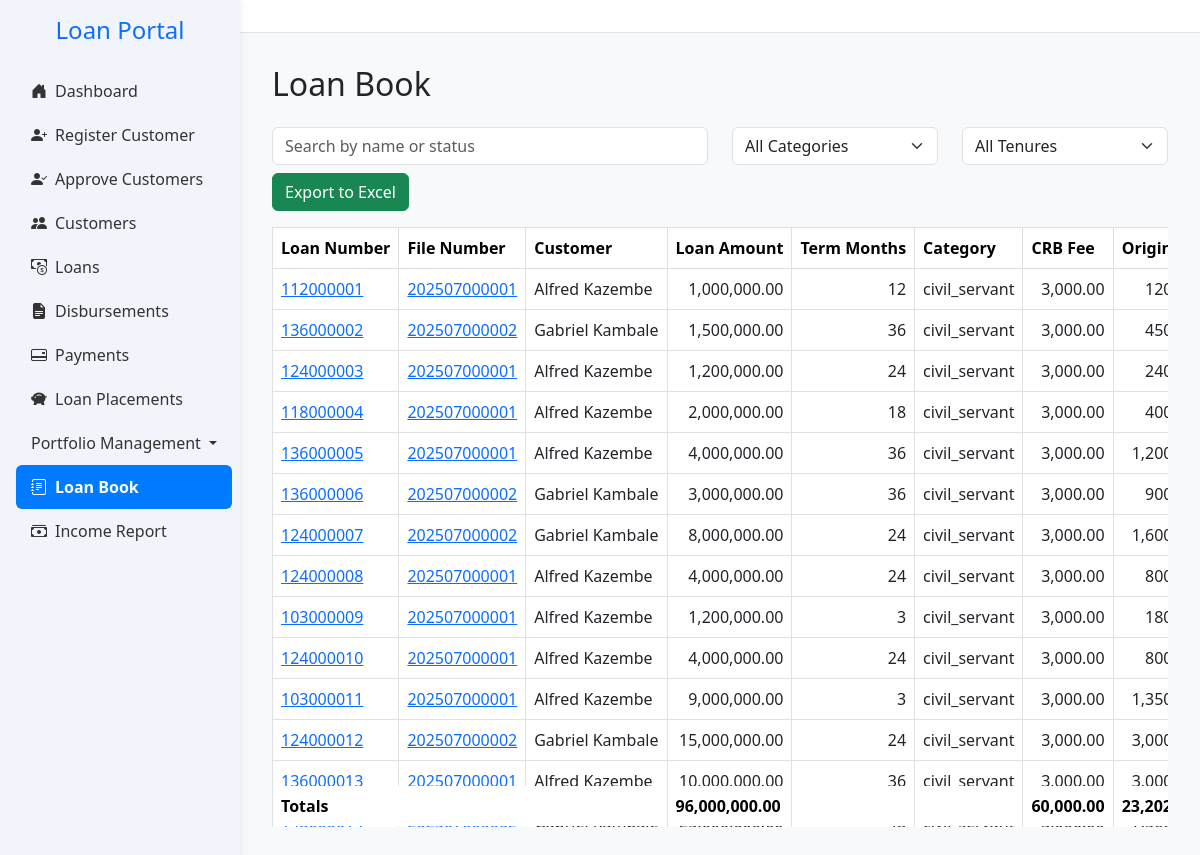
The page /loanbook on the database its author committed.
### app.py (models this page shows, shortened)
class LoanApplication(db.Model):
    __tablename__ = 'loan_applications'
    __table_args__ = (
        db.UniqueConstraint('loan_number', name='uq_loan_applications_loan_number'),
        db.Index('ix_loan_applications_created_at', 'created_at'),
        db.Index('ix_loan_applications_region_category', 'region', 'category'),
        db.Index('idx_loan_applications_loan_number', 'loan_number'),
        db.Index('idx_loan_applications_customer_id', 'customer_id'),
        db.Index('idx_loan_applications_agent_id', 'agent_id'),
    )
    id = db.Column(db.Integer, primary_key=True)
    customer_id = db.Column(db.Integer, db.ForeignKey('customers.id'), nullable=False)
    loan_amount = db.Column(db.Float,nullable=False, default=0.0)
    status = db.Column(db.String(20), default='pending')
    created_at = db.Column(db.DateTime, default=datetime.utcnow)
    term_months = db.Column(db.Integer)
    monthly_instalment = db.Column(db.Float)
    total_repayment = db.Column(db.Float)
    effective_rate = db.Column(db.Float)
    category = db.Column(db.String(50))
    region = db.Column(db.String(50))
    loan_category = db.Column(db.Integer, nullable=False)
    disbursed = db.Column(db.Boolean, default=False)
    disbursed_bank = db.Column(db.String(100))
    crb_fees = db.Column(db.Float, default=3000)
    origination_fees = db.Column(db.Float)
    insurance_fees = db.Column(db.Float)
    total_fees = db.Column(db.Float)
    collection_fees = db.Column(db.Float)
    schedule_id = db.Column(
    db.Integer,
    db.ForeignKey('repayment_schedules.id', use_alter=True, name='fk_schedule_id'),
    nullable=True
    )
    loan_number = db.Column(db.String(20), nullable=True, unique=True)
    file_number = db.Column(db.String(50))
    date_created = db.Column(db.DateTime, default=datetime.utcnow)
    disbursement_date = db.Column(db.Date, nullable=True)
    cash_to_client = db.Column(db.Float,nullable=False, default=0.0)
    top_up_interest = db.Column(db.Float, default=0.0)
    settlement_interest = db.Column(db.Float, default=0.0)
    closure_type = db.Column(db.String(20))  # 'settlement' or 'topup'
    closure_date = db.Column(db.DateTime)
    top_up_of = db.Column(db.Integer, db.ForeignKey('loan_applications.id'), nullable=True)
    application_status = db.Column(db.String(20), nullable=False, default='pending')
    loan_state = db.Column(db.String(20), nullable=False, default='active')
    performance_status = db.Column(db.String(20), nullable=False, default='performing')
    top_up_balance = db.Column(db.Float, default=0.0)
    settlement_balance = db.Column(db.Float, default=0.0)
    current_balance = db.Column(db.Float, default=0.0)
    settlement_type = Column(Enum(SettlementTypeEnum), nullable=True)
    settling_institution = Column(String(255), nullable=True)  # only if third_party
    settlement_reason = db.Column(db.String(255), nullable=True)
    vote_id = db.Column(db.Integer, db.ForeignKey('votes.id'))
    outstanding_fees = db.Column(db.Float, default=0.0)
    pricing_version = db.Column(db.Integer, default=1)
    applied_interest_rate = db.Column(db.Float)
    applied_collection_fee = db.Column(db.Float)
    written_off_amount = db.Column(db.Float, default=0.0)
    insurance_settlement_amount = db.Column(db.Float, default=0.0)
    agent_id = db.Column(db.Integer, db.ForeignKey('agents.id'), nullable=True)
    parent_loan_id = db.Column(
        db.Integer,
        db.ForeignKey('loan_applications.id'),
        nullable=True
    )
    vote = db.relationship('Vote', backref='loan_applications')
    documents = db.relationship("Document", back_populates="loan", lazy=True)
    topups = db.relationship(
        'LoanApplication',
        foreign_keys=[parent_loan_id],  # 👈 Specify which foreign key to use
        backref=db.backref('parent_loan', remote_side=[id]),
        cascade='all, delete-orphan'
    )
    agent = db.relationship("Agent", backref="loan_applications", foreign_keys=[agent_id])
    payments = db.relationship('Payment', back_populates='loan', cascade='all, delete-orphan')
    customer = db.relationship('Customer', back_populates='loans')
    repayment_schedules = db.relationship(
        'RepaymentSchedule',
        back_populates='loan',
        cascade='all, delete-orphan',
        foreign_keys='RepaymentSchedule.loan_id'
        )
    from datetime import datetime
    from dateutil.relativedelta import relativedelta   # already using
    import calendar

class Customer(db.Model):
    __tablename__ = 'customers'
    __table_args__ = (
        db.UniqueConstraint('national_id', name='uq_customers_national_id'),
        db.UniqueConstraint('file_number', name='uq_customers_file_number'),
        db.UniqueConstraint('employment_number', name='uq_customers_employment_number'),
        db.Index('idx_customers_national_id', 'national_id'),
        db.Index('idx_customers_file_number', 'file_number'),
        db.Index('idx_customers_employment_number', 'employment_number'),
        db.Index('idx_customers_agent_id', 'agent_id'),
    )
    id = db.Column(db.Integer, primary_key=True)
    national_id = db.Column(db.String(20), unique=True, nullable=False)
    first_name = db.Column(db.String(100), nullable=False)
    last_name = db.Column(db.String(100), nullable=False)
    gender = db.Column(db.String(10))
    dob = db.Column(db.String(20))
    title = db.Column(db.String(20))
    email = db.Column(db.String(100), nullable=False)
    contact = db.Column(db.String(20))
    address = db.Column(db.String(255))
    next_of_kin_name = db.Column(db.String(20),nullable=False)
    next_of_kin_relationship = db.Column(db.String(20),nullable=False)
    next_of_kin_contact = db.Column(db.String(20))
    employer = db.Column(db.String(100), nullable=False)
    job_title = db.Column(db.String(100))
    salary = db.Column(db.Float)
    service_length = db.Column(db.String(50))
    bank_name = db.Column(db.String(100))
    bank_account = db.Column(db.String(20), nullable=False)
    salary_deposited = db.Column(db.String(10))
    district = db.Column(db.String(100))
    region = db.Column(db.String(100))
    amount_requested = db.Column(db.Float)
    status = db.Column(db.String(20), default='pending')
    is_approved_for_creation = db.Column(db.Boolean, default=False)
    maker_id = db.Column(db.Integer, nullable=False)
    checker_id = db.Column(db.Integer)
    is_approved_for_deletion = db.Column(db.Boolean, default=False)
    file_number = db.Column(db.String(20))
    created_at = db.Column(db.DateTime, default=datetime.utcnow)
    date_joined = db.Column(db.Date, nullable=True, index=True)
    is_voluntary_retirement_candidate = db.Column(db.Boolean, default=False)
    agent_id = db.Column(db.Integer, db.ForeignKey('agents.id'), nullable=True)
    employment_number = db.Column(db.String(20), unique=True, nullable=True)
    loans = db.relationship('LoanApplication', back_populates='customer')
    agent = db.relationship('Agent', back_populates='customers')
    customer_documents = db.relationship("Document", back_populates="customer", lazy=True)
    @property
    def is_voluntary_retirement_candidate(self):
        return self.years_in_service is not None and self.years_in_service >= 20

### app.py (the view, shortened to what this page needs)
@app.route('/loanbook')
def loanbook():
    try:
        page = int(request.args.get("page", 1))
        per_page = 1000
        ajax = request.args.get("ajax") == "true"
        loans_query = LoanApplication.query \
            .join(Customer, LoanApplication.customer_id == Customer.id) \
            .options(joinedload(LoanApplication.payments).joinedload(Payment.allocations))
        all_loans = loans_query.all()
        def calculate_capitalized_amount(loan_amount, config):
            try:
                origination = loan_amount * config.get('origination', 0)
                insurance = loan_amount * config.get('insurance', 0)
                crb = config.get('crb', 0)
                return round(loan_amount + origination + insurance + crb, 2)
            except Exception:
                return loan_amount
        def calculate_balances(loan):
            config = get_pricing_config(loan.category, loan.term_months, loan)
            if not config:
                return {}
            capitalized = calculate_capitalized_amount(loan.loan_amount or 0, config)
            monthly_rate = config.get('rate', 0)
            term = loan.term_months or 0
            if monthly_rate > 0 and term > 0:
                factor = (monthly_rate * (1 + monthly_rate) ** term) / ((1 + monthly_rate) ** term - 1)
                annuity = capitalized * factor
            else:
                annuity = 0
            payments = sorted(loan.payments, key=lambda p: p.created_at)
            remaining_balance = capitalized
            payments_made = 0
            for p in payments:
                for allocation in p.allocations:
                    if allocation.principal:
                        remaining_balance -= allocation.principal
                        remaining_balance = max(remaining_balance, 0)
                        payments_made += 1
            current_balance = round(remaining_balance, 2)
            remaining_term = max(term - payments_made, 0)
            def projected_interest(months_ahead):
                temp_balance = current_balance
                total_interest = 0.0
                for _ in range(min(months_ahead, remaining_term)):
                    if temp_balance <= 0:
                        break
                    interest = temp_balance * monthly_rate
                    principal = annuity - interest
                    principal = min(principal, temp_balance)
                    total_interest += interest
                    temp_balance -= principal
                return round(total_interest, 2)
            if loan.status == 'closed' and loan.loan_state == 'settled_client':
                return {
                    'capitalized_amount': capitalized,
                    'current_balance': 0.0,
                    'top_up_balance': 0.0,
                    'settlement_balance': 0.0,
                    'top_up_interest': 0.0,
                    'settlement_interest': 0.0,
                }
            return {
                'capitalized_amount': capitalized,
                'current_balance': current_balance,
                'top_up_balance': round(current_balance + projected_interest(3), 2),
                'settlement_balance': round(current_balance + projected_interest(6), 2),
                'top_up_interest': projected_interest(3),
                'settlement_interest': projected_interest(6),
            }
        processed_loans = []
        for loan in all_loans:
            customer = loan.customer
            balances = calculate_balances(loan)
            processed_loans.append({
                'customer': {
                    'first_name': customer.first_name,
                    'last_name': customer.last_name,
                    'file_number': customer.file_number
                },
                'loan': {
                    'loan_number': loan.loan_number,
                    'amount': loan.loan_amount or 0,
                    'term': loan.term_months,
                    'category': loan.category,
                    'monthly_instalment': loan.monthly_instalment,
                    'total_repayment': loan.total_repayment,
                    'balance': balances.get('current_balance', 0.0),
                    'disbursed': loan.disbursed,
                    'collection_fee': (loan.loan_amount or 0) * get_pricing_config(loan.category, loan.term_months, loan).get('collection', 0)
                },
                'fees': {
                    'crb': get_pricing_config(loan.category, loan.term_months, loan).get('crb', 0),
                    'origination': (loan.loan_amount or 0) * get_pricing_config(loan.category, loan.term_months, loan).get('origination', 0),
                    'insurance': (loan.loan_amount or 0) * get_pricing_config(loan.category, loan.term_months, loan).get('insurance', 0),
                    'total': (
                        get_pricing_config(loan.category, loan.term_months, loan).get('crb', 0)
                        + (loan.loan_amount or 0) * get_pricing_config(loan.category, loan.term_months, loan).get('origination', 0)
                        + (loan.loan_amount or 0) * get_pricing_config(loan.category, loan.term_months, loan).get('insurance', 0)
                    )
                },
                'balances': balances
            })
        total_loans = len(processed_loans)
        start = (page - 1) * per_page
        end = start + per_page
        paginated_loans = processed_loans[start:end]
        has_next = end < total_loans
        totals = {
            "loan_amount": sum(loan["loan"]["amount"] or 0 for loan in processed_loans),
            "crb_fees": sum(loan["fees"]["crb"] or 0 for loan in processed_loans),
            "origination_fees": sum(loan["fees"]["origination"] or 0 for loan in processed_loans),
            "insurance_fees": sum(loan["fees"]["insurance"] or 0 for loan in processed_loans),
            "total_fees": sum(loan["fees"]["total"] or 0 for loan in processed_loans),
            "collection_fees": sum(
                loan["loan"]["collection_fee"] * (loan["loan"]["term"] or 0)
                for loan in processed_loans
            ),
            "total_balance": sum(loan["loan"]["balance"] or 0 for loan in processed_loans),
            "monthly_instalment": sum(loan["loan"]["monthly_instalment"] or 0 for loan in processed_loans),
            "total_repayment": sum(loan["loan"]["total_repayment"] or 0 for loan in processed_loans)
        }
        return render_template(
            'loanbook.html',
            loans=paginated_loans,
            page=page,
            has_next=has_next,
            loan_categories={loan['loan']['category'] for loan in processed_loans if loan['loan']['category']},
            loan_tenures=sorted({loan['loan']['term'] for loan in processed_loans if loan['loan']['term'] is not None}),
            totals=totals
        )
    except Exception as e:
        flash(f"Error loading loan book: {str(e)}", "danger")
        return redirect(url_for('home'))

### templates/loanbook.html (shortened to what this page needs)
{% extends "base.html" %}
{% block content %}
<h2 class="mb-4">Loan Book</h2>
<div class="row search-bar">
  <div class="col-md-6 mb-2">
    <input type="text" id="searchInput" class="form-control" placeholder="Search by name or status">
  </div>
  <div class="col-md-3 mb-2">
    <select id="categoryFilter" class="form-select">
      <option value="">All Categories</option>
    </select>
  </div>
  <div class="col-md-3 mb-2">
    <select id="tenureFilter" class="form-select">
      <option value="">All Tenures</option>
    </select>
  </div>
</div>
<button class="btn btn-success mb-3" onclick="exportToExcel()">Export to Excel</button>
<div class="table-responsive" style="max-height: 600px; overflow: auto;">
  <table class="table table-bordered table-hover text-nowrap" id="loanTable">
    <thead class="table-light sticky-top">
      <tr>
        <th>Loan Number</th>
        <th>File Number</th>
        <th>Customer</th>
        <th>Loan Amount</th>
        <th>Term Months</th>
        <th>Category</th>
        <th>CRB Fee</th>
        <th>Origination</th>
      </tr>
    </thead>
    <tbody id="loanTableBody">
      {% include "partials/_loan_rows.html" %}
    </tbody>
    <tfoot class="table-light fw-bold">
      <tr>
        <td colspan="3">Totals</td>
        <td>{{ "{:,.2f}".format(totals.loan_amount or 0) }}</td>
        <td></td>
        <td></td>
        <td>{{ "{:,.2f}".format(totals.crb_fees or 0) }}</td>
        <td>{{ "{:,.2f}".format(totals.origination_fees or 0) }}</td>
      </tr>
    </tfoot>
  </table>
</div>
{% endblock %}

### templates/partials/_loan_rows.html (shortened to what this page needs)
{% for loan in loans %}
<tr>
  <td>
    <a href="{{ url_for('loan_statement', loan_number=loan['loan']['loan_number']) }}">
        {{ loan['loan']['loan_number'] }}
    </a>
    </td>
    <td>
    <a href="{{ url_for('customer_account', file_number=loan['customer']['file_number']) }}">
        {{ loan['customer']['file_number'] }}
    </a>
    </td>
  <td>{{ loan.customer.first_name }} {{ loan.customer.last_name }}</td>
  <td>{{ "{:,.2f}".format(loan.loan.amount) }}</td>
  <td>{{ loan.loan.term }}</td>
  <td>{{ loan.loan.category }}</td>
  <td>{{ "{:,.2f}".format(loan.fees.crb) }}</td>
  <td>{{ "{:,.2f}".format(loan.fees.origination) }}</td>
</tr>
{% endfor %}

### rows shown on the page
LoanApplication: loan.loan_number "112000001", loan.amount "1,000,000.00", loan.category "civil_servant", fees.crb "3,000.00"
Customer: customer.file_number "202507000001" "202507000001" "202507000001" "202507000001" "202507000001" "202507000001" "202507000001" "202507000001" "202507000001", customer.first_name "Alfred" "Alfred" "Alfred" "Alfred" "Alfred" "Alfred" "Alfred" "Alfred" "Alfred", customer.last_name "Kazembe" "Kazembe" "Kazembe" "Kazembe" "Kazembe" "Kazembe" "Kazembe" "Kazembe" "Kazembe"
LoanApplication: loan.loan_number "136000002", loan.amount "1,500,000.00", loan.category "civil_servant", fees.crb "3,000.00"
Customer: customer.file_number "202507000002" "202507000002" "202507000002" "202507000002", customer.first_name "Gabriel" "Gabriel" "Gabriel" "Gabriel", customer.last_name "Kambale" "Kambale" "Kambale" "Kambale"
LoanApplication: loan.loan_number "124000003", loan.amount "1,200,000.00", loan.category "civil_servant", fees.crb "3,000.00"
LoanApplication: loan.loan_number "118000004", loan.amount "2,000,000.00", loan.category "civil_servant", fees.crb "3,000.00"
LoanApplication: loan.loan_number "136000005", loan.amount "4,000,000.00", loan.category "civil_servant", fees.crb "3,000.00"
LoanApplication: loan.loan_number "136000006", loan.amount "3,000,000.00", loan.category "civil_servant", fees.crb "3,000.00"
LoanApplication: loan.loan_number "124000007", loan.amount "8,000,000.00", loan.category "civil_servant", fees.crb "3,000.00"
LoanApplication: loan.loan_number "124000008", loan.amount "4,000,000.00", loan.category "civil_servant", fees.crb "3,000.00"
LoanApplication: loan.loan_number "103000009", loan.amount "1,200,000.00", loan.category "civil_servant", fees.crb "3,000.00"
LoanApplication: loan.loan_number "124000010", loan.amount "4,000,000.00", loan.category "civil_servant", fees.crb "3,000.00"
LoanApplication: loan.loan_number "103000011", loan.amount "9,000,000.00", loan.category "civil_servant", fees.crb "3,000.00"
LoanApplication: loan.loan_number "124000012", loan.amount "15,000,000.00", loan.category "civil_servant", fees.crb "3,000.00"
LoanApplication: loan.loan_number "136000013", loan.amount "10,000,000.00", loan.category "civil_servant", fees.crb "3,000.00"

### other values the page prints
{{ loan.loan.term }} "12" "36" "24" "18" "36" "36" "24" "24" "3" "24" "3" "24" "36"
{{ "{:,.2f}".format(totals.loan_amount or 0) }} "96,000,000.00"
{{ "{:,.2f}".format(totals.crb_fees or 0) }} "60,000.00"
